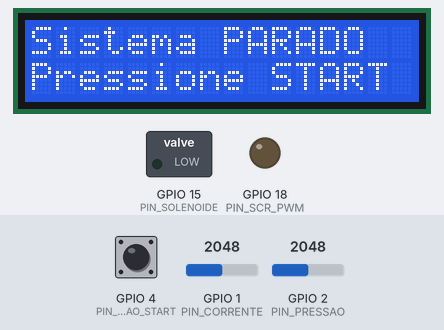
A sketch run on a simulated ESP32. Shown: 16×2 character LCD, switched loads named in the sketch (green lamp = pin HIGH), output pins drawn as LEDs (lit = HIGH). The inputs (shaded band) are chosen by the test bench; at power-on: GPIO 4 (PIN_BOTAO_START) HIGH, GPIO 1 (PIN_CORRENTE) = 2048, GPIO 2 (PIN_PRESSAO) = 2048 (analog values on the 0–4095 scale). What the sketch prints to the serial monitor is not drawn.

Above: at 3.2 s.
3.3 s: GPIO 4 (PIN_BOTAO_START) pulled LOW for 0.15 s
At 4.4 s:
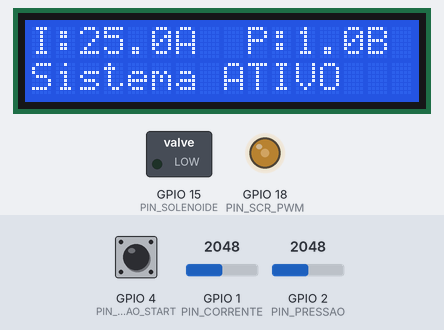
5.2 s: GPIO 1 (PIN_CORRENTE) set to 491
At 5.8 s:
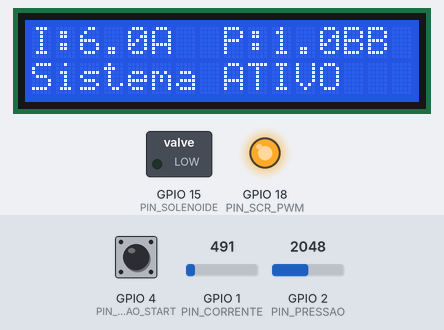
6.8 s: GPIO 2 (PIN_PRESSAO) set to 2388
At 8.1 s:
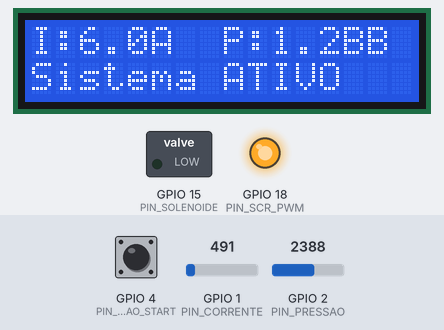
8.4 s: GPIO 2 (PIN_PRESSAO) set to 2482
At 9.7 s:
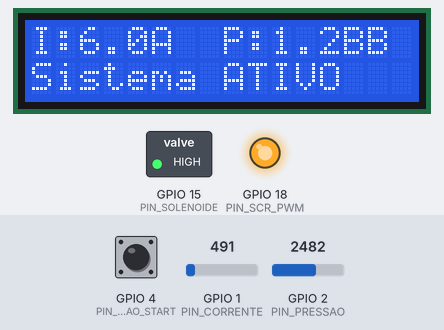
10.0 s: GPIO 1 (PIN_CORRENTE) set to 2047
At 11.1 s:
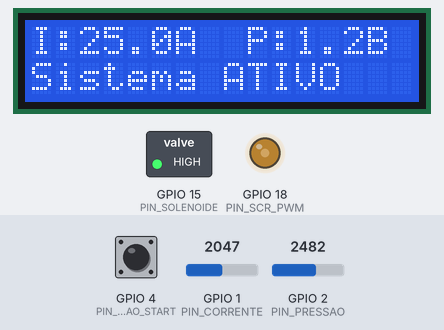
11.6 s: GPIO 1 (PIN_CORRENTE) set to 2866
At 12.6 s:
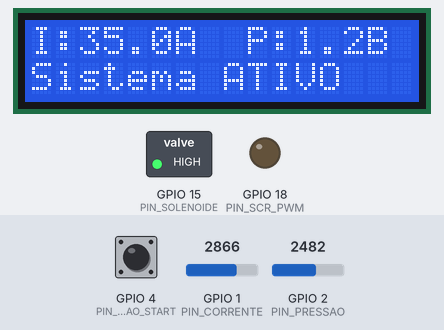
Timing chart, 0 to 14.2 s (numbered marks = the images above; inputs shaded):
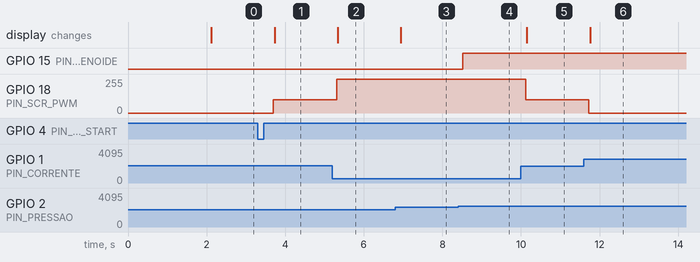

The sketch:

MMO_cod.controle_P_PWM_artigo.ino
```cpp
/* controle proporcional de tensão PWM para automação do Projeto:
*  MMO-MICRO MAÇARICO OXÍDRICO - retrofit
Placa ESP32S3 Dev Module
____________________________________________________________________
*## **Correções Principais:**

1. **Debounce do botão**: Adicionei sistema de debounce para evitar múltiplas leituras acidentais do botão
2. **Toggle do sistema**: Agora o botão liga/desliga o sistema ao invés de precisar manter pressionado
3. **Inicialização adequada**: Adicionei pinMode para todas as entradas analógicas
4. **Controle de tempo**: Uso de millis() para controle não-bloqueante das atualizações
5. **Display organizado**: Melhorei o layout do LCD para mostrar informações mais claras
6. **Debug serial**: Adicionei comunicação serial para facilitar o debug
7. **Inicialização do PWM**: PWM começa em 0 para segurança
8. **Estrutura mais robusta**: Separei as funções em blocos mais organizados

## **Melhorias Implementadas:**

- **Segurança**: Sistema inicia desligado e só ativa quando solicitado
- **Estabilidade**: Controle de tempo evita travamentos
- **Usabilidade**: Interface mais clara no LCD
- **Manutenibilidade**: Código mais organizado e comentado
- **Debug**: Saída serial para monitoramento
_______________________________________________________________________ */

#include <Arduino.h>
#include <LiquidCrystal_I2C.h>
#include <Wire.h>

// =================== Verificação da placa ESP32-S3 ===================
#ifndef CONFIG_IDF_TARGET_ESP32S3
#error "Este código foi desenvolvido especificamente para ESP32-S3"
#endif

// =================== LCD com I2C padrão ===================
LiquidCrystal_I2C lcd(0x27, 16, 2);  // LCD de 16 colunas por 2 linhas

// =================== Definição de pinos para ESP32-S3 ===================
#define PIN_CORRENTE 1     // GPIO1 - Sensor de corrente (ADC1_CH0)
#define PIN_PRESSAO 2      // GPIO2 - Sensor de pressão (ADC1_CH1)
#define PIN_BOTAO_START 4  // GPIO4 - Botão de Start
#define PIN_SCR_PWM 18     // GPIO18 - Saída PWM para gate do SCR
#define PIN_SOLENOIDE 15   // GPIO15 - Controle da válvula solenóide
#define PIN_LCD_SDA 8      // GPIO8 - Pino SDA do LCD I2C
#define PIN_LCD_SCL 9      // GPIO9 - Pino SCL do LCD I2C

// =================== Parâmetros PWM para ESP32-S3 ===================
#define PWM_CANAL 0
#define PWM_FREQ 5000      // Frequência 5kHz
#define PWM_RES_BITS 8     // 8 bits: valores de 0 a 255
#define PWM_MAX_VALUE 255  // Valor máximo PWM

// =================== Resolução ADC ESP32-S3 ===================
#define ADC_RESOLUTION 4095.0f  // 12 bits (0-4095)

// =================== Parâmetros do controle ===================
float correnteSetpoint = 25.0;  // Corrente alvo (em A)
float kp = 10.0;                // Ganho proporcional (valor empírico)
float pwmBase = 100.0;          // Base PWM ajustável

float pressaoMinima = 0.9;  // Faixa de pressão segura mínima (bar)
float pressaoMaxima = 1.2;  // Faixa de pressão segura máxima (bar)

// =================== Variáveis para debounce do botão ===================
unsigned long ultimoDebounce = 0;
const unsigned long debounceDelay = 50;
bool estadoAnteriorBotao = HIGH;
bool estadoAtualBotao = HIGH;
bool sistemaAtivo = false;

// =================== Função de leitura de corrente ===================
float lerCorrente() {
  int leitura = analogRead(PIN_CORRENTE);
  return (leitura / ADC_RESOLUTION) * 50.0f;  // Conversão para 0–50A
}

// =================== Função de leitura de pressão ===================
float lerPressao() {
  int leitura = analogRead(PIN_PRESSAO);
  return (leitura / ADC_RESOLUTION) * 2.0f;  // Conversão para 0–2 bar
}

// =================== Controle proporcional via PWM ===================
void controlarTensao(float correnteAtual) {
  float erro = correnteSetpoint - correnteAtual;
  float correcao = kp * erro;
  float pwm = pwmBase + correcao;
  pwm = constrain(pwm, 0, 255);
  ledcWrite(PWM_CANAL, (int)pwm);
}

// =================== Função para debounce do botão ===================
bool lerBotaoComDebounce() {
  bool leitura = digitalRead(PIN_BOTAO_START);

  if (leitura != estadoAnteriorBotao) {
    ultimoDebounce = millis();
  }

  if ((millis() - ultimoDebounce) > debounceDelay) {
    if (leitura != estadoAtualBotao) {
      estadoAtualBotao = leitura;
      if (estadoAtualBotao == LOW) {
        sistemaAtivo = !sistemaAtivo;  // Toggle do estado
      }
    }
  }

  estadoAnteriorBotao = leitura;
  return sistemaAtivo;
}

// =================== Função para atualizar display LCD ===================
void atualizarDisplay(float corrente, float pressao, bool ativo) {
  if (ativo) {
    lcd.setCursor(0, 0);
    lcd.print("I:");
    lcd.print(corrente, 1);
    lcd.print("A  P:");
    lcd.print(pressao, 1);
    lcd.print("B");

    lcd.setCursor(0, 1);
    lcd.print("Sistema ATIVO   ");
  } else {
    lcd.setCursor(0, 0);
    lcd.print("Sistema PARADO  ");
    lcd.setCursor(0, 1);
    lcd.print("Pressione START ");
  }
}

void setup() {
  // Inicialização da comunicação serial para debug
  Serial.begin(115200);
  Serial.println("Iniciando ESP32-S3 Eletrolisador...");

  // Configuração da resolução ADC para ESP32-S3
  analogReadResolution(12);  // 12 bits para ESP32-S3

  // Inicialização I2C com pinos específicos do ESP32-S3
  Wire.begin(PIN_LCD_SDA, PIN_LCD_SCL);
  lcd.init();
  lcd.backlight();

  // Inicialização dos pinos
  pinMode(PIN_CORRENTE, INPUT);
  pinMode(PIN_PRESSAO, INPUT);
  pinMode(PIN_BOTAO_START, INPUT_PULLUP);
  pinMode(PIN_SOLENOIDE, OUTPUT);
  digitalWrite(PIN_SOLENOIDE, LOW);

  // Configuração PWM para ESP32-S3
  ledcSetup(PWM_CANAL, PWM_FREQ, PWM_RES_BITS);
  ledcAttachPin(PIN_SCR_PWM, PWM_CANAL);
  ledcWrite(PWM_CANAL, 0);  // Inicializa PWM em 0

  // Mensagem de boas-vindas
  lcd.clear();
  lcd.setCursor(0, 0);
  lcd.print("ESP32-S3");
  lcd.setCursor(0, 1);
  lcd.print("Eletrolisador...");
  delay(2000);
  lcd.clear();

  Serial.println("ESP32-S3 inicializado com sucesso!");
  Serial.print("Frequência da CPU: ");
  Serial.print(getCpuFrequencyMhz());
  Serial.println(" MHz");
}

void loop() {
  static bool valvulaAberta = false;
  static unsigned long ultimaAtualizacao = 0;
  const unsigned long intervaloAtualizacao = 500;

  // Leitura do botão com debounce
  bool sistemaDeveLigar = lerBotaoComDebounce();

  // Atualização periódica das leituras
  if (millis() - ultimaAtualizacao >= intervaloAtualizacao) {
    float corrente = lerCorrente();
    float pressao = lerPressao();

    if (sistemaDeveLigar) {
      // Sistema ativo - executar controle
      controlarTensao(corrente);

      // Controle da válvula com histerese
      if (pressao >= pressaoMaxima && !valvulaAberta) {
        digitalWrite(PIN_SOLENOIDE, HIGH);
        valvulaAberta = true;
        Serial.println("Válvula ABERTA - Pressão alta");
      } else if (pressao <= pressaoMinima && valvulaAberta) {
        digitalWrite(PIN_SOLENOIDE, LOW);
        valvulaAberta = false;
        Serial.println("Válvula FECHADA - Pressão normalizada");
      }

      // Debug via serial
      Serial.print("Corrente: ");
      Serial.print(corrente);
      Serial.print("A, Pressão: ");
      Serial.print(pressao);
      Serial.println("bar");

    } else {
      // Sistema desativo - desligar tudo
      digitalWrite(PIN_SOLENOIDE, LOW);
      ledcWrite(PWM_CANAL, 0);
      valvulaAberta = false;
    }

    // Atualizar display
    atualizarDisplay(corrente, pressao, sistemaDeveLigar);

    ultimaAtualizacao = millis();
  }

  // Pequeno delay para não sobrecarregar o processador
  delay(10);
}
```

Measured:
- the behaviour switches between 2456 and 2457 on GPIO 2 (PIN_PRESSAO) (found by bisection; images 3 and 4)
- after the input at 3.3 s, GPIO 18 (PIN_SCR_PWM): 0/255 → 99/255 after 0.40 s; the display: changes after 0.43 s (image 1)
- after the input at 5.2 s, GPIO 18 (PIN_SCR_PWM): 99/255 → 255/255 after 0.11 s; the display: changes after 0.14 s (image 2)
- after the input at 6.8 s, the display: changes after 0.14 s (image 3)
- after the input at 8.4 s, GPIO 15 (PIN_SOLENOIDE): LOW → HIGH after 0.12 s
- after the input at 10.0 s, GPIO 18 (PIN_SCR_PWM): 255/255 → 100/255 after 0.12 s; the display: changes after 0.15 s (image 5)
- after the input at 11.6 s, GPIO 18 (PIN_SCR_PWM): 100/255 → 0/255 after 0.13 s; the display: changes after 0.16 s (image 6)
